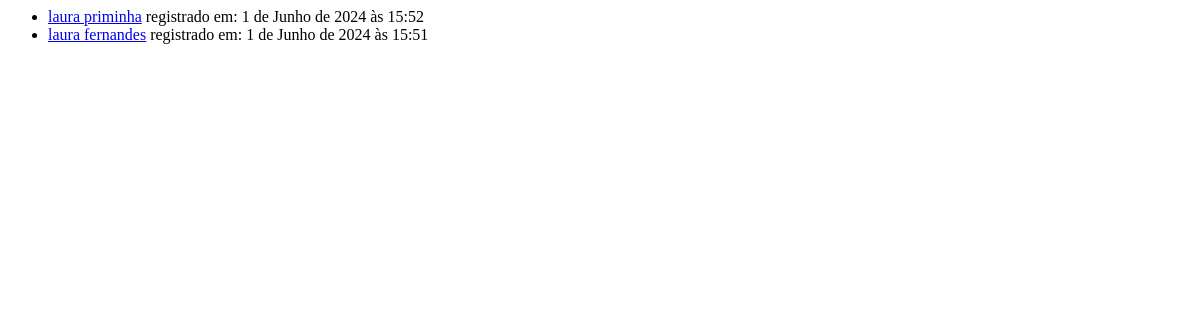
/clientes/, run on an earlier commit of the app's database.
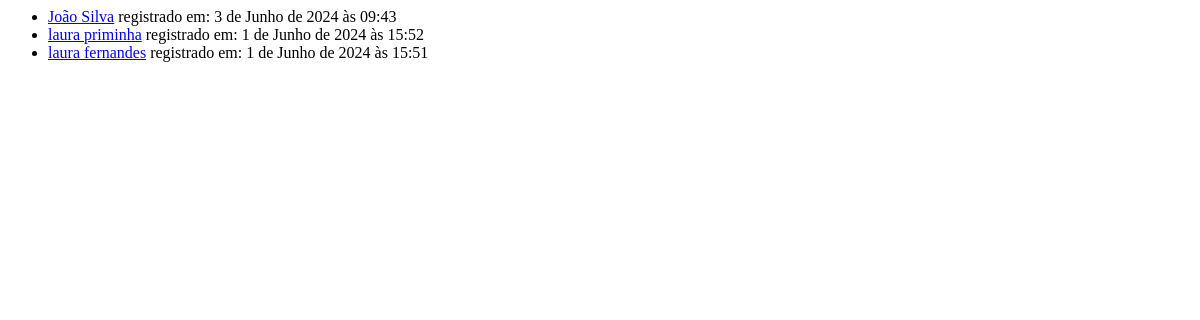
And on a later commit of the database.
### clientes/models.py (models this page shows, shortened)
class Cliente(BaseModel):
    id = models.AutoField(primary_key=True, editable=False, unique=True)
    nome = models.CharField(max_length=255, blank=False, null=False)
    documento = models.CharField(max_length=50, blank=False, null=False, unique=True)
    email = models.EmailField(max_length=50, blank=False, null=False, unique=True)
    telefone_fixo = models.CharField(max_length=20, blank=True, null=True)
    celular = models.CharField(max_length=20)
    ativo = models.BooleanField(default=True)

### clientes/views.py (the view)
# urls.py: path("", views.ListView.as_view(), name="list"),
class ListView(generic.ListView):
    model = Cliente
    template_name = "clientes/list.html"
    context_object_name = "latest_registered_clientes"
    def get_queryset(self):
        return Cliente.objects.order_by("-created_at")[:5]

### clientes/templates/clientes/list.html
{% if latest_registered_clientes %}
    <ul>
    {% for cliente in latest_registered_clientes %}
        <li><a href="{% url 'clientes:detail' cliente.id %}">{{ cliente.nome }}</a> registrado em: {{cliente.created_at}}</li>
    {% endfor %}
    </ul>
{% else %}
    <p>Não há clientes disponíveis.</p>
{% endif %}

What changed in the data, as far as the page shows it:
added Cliente: nome "João Silva", created_at "3 de Junho de 2024 às 09:43"
